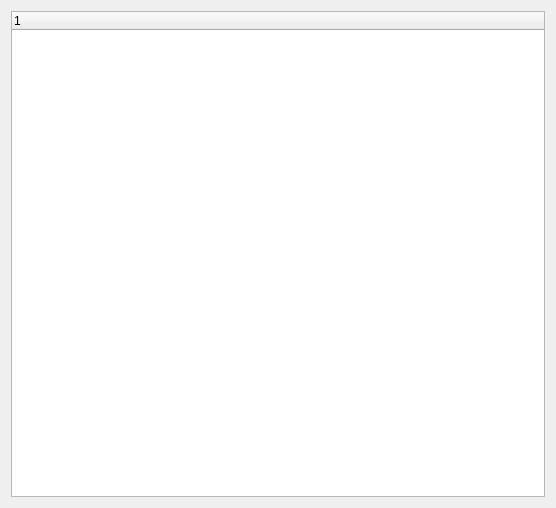
<?xml version="1.0" encoding="UTF-8"?>
<ui version="4.0">
 <class>LY_AgriSprayTreeWidget</class>
 <widget class="QWidget" name="LY_AgriSprayTreeWidget">
  <property name="geometry">
   <rect>
    <x>0</x>
    <y>0</y>
    <width>556</width>
    <height>508</height>
   </rect>
  </property>
  <property name="maximumSize">
   <size>
    <width>16777215</width>
    <height>16777215</height>
   </size>
  </property>
  <property name="windowTitle">
   <string>Form</string>
  </property>
  <layout class="QVBoxLayout" name="verticalLayout">
   <item>
    <widget class="QTreeWidget" name="treeWidget">
     <property name="contextMenuPolicy">
      <enum>Qt::CustomContextMenu</enum>
     </property>
     <column>
      <property name="text">
       <string notr="true">1</string>
      </property>
     </column>
    </widget>
   </item>
  </layout>
 </widget>
 <resources/>
 <connections/>
</ui>
